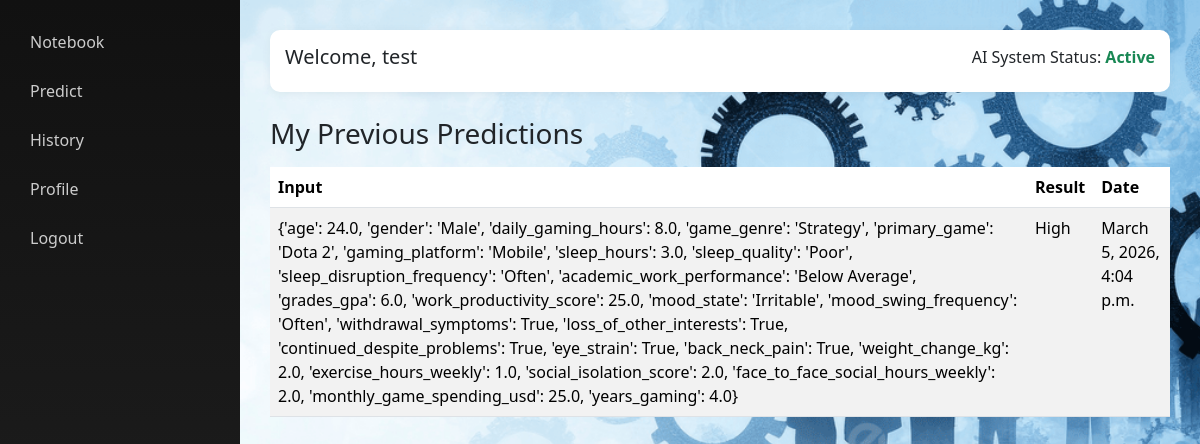
Page /my-predictions/ (signed in) on the committed database.
### dashboard/models.py (models this page shows, shortened)
class BasePrediction(models.Model):
    user = models.ForeignKey(User,on_delete=models.CASCADE,related_name="predictions")
    input_data = models.JSONField(null=True, blank=True)
    input_file = models.FileField(upload_to='inputs/', null=True, blank=True)
    predicted_class = models.CharField(max_length=255)
    confidence = models.FloatField(null=True, blank=True)
    created_at = models.DateTimeField(auto_now_add=True, db_index=True)
    class Meta:
        abstract = True
        ordering = ['-created_at']

class Prediction(BasePrediction):
    pass

### dashboard/views.py (the view)
# urls.py: path('my-predictions/', dash_views.my_predictions, name='my_predictions'),
@login_required
def my_predictions(request):
    predictions = Prediction.objects.filter(user=request.user)
    return render(request, 'dashboard/my_predictions.html', {'predictions': predictions})

### templates/dashboard/my_predictions.html
{% extends 'dashboard/base_dashboard.html' %}
{% block content %}
<h3>My Previous Predictions</h3>
<table class="table table-striped mt-3">
    <thead>
        <tr>
            <th>Input</th>
            <th>Result</th>
            <th>Date</th>
        </tr>
    </thead>
    <tbody>
    {% for p in predictions %}
        <tr>
            <td>
                {% if p.input_data %}
                    {{ p.input_data }}
                {% elif p.input_file %}
                    <a href="{{ p.input_file.url }}" target="_blank">View File</a>
                {% else %}
                    -
                {% endif %}
            </td>
            <td>{{ p.predicted_class }}</td>
            <td>{{ p.created_at }}</td>
        </tr>
    {% empty %}
        <tr>
            <td colspan="3" class="text-center">No predictions found</td>
        </tr>
    {% endfor %}
    </tbody>
</table>
{% endblock %}

### templates/dashboard/base_dashboard.html (shortened to what this page needs)
<!DOCTYPE html>
<html>
<head>
    <link href="https://cdn.jsdelivr.net/npm/bootstrap@5.3.2/dist/css/bootstrap.min.css" rel="stylesheet">
    <link rel="stylesheet" href="https://cdnjs.cloudflare.com/ajax/libs/font-awesome/6.5.0/css/all.min.css">
</head>
<body>
<div class="sidebar">
    <a href="{% url 'dashboard' %}">Notebook</a>
    <a href="{% url 'predict' %}">Predict</a>
    <a href="{% url 'history' %}">History</a>
    <a href="{% url 'profile' %}">Profile</a>
    <a href="{% url 'logout' %}">Logout</a>
</div>
<div class="main-content">
    <div class="topbar d-flex justify-content-between">
        <h5>Welcome, {{ request.user.username }}</h5>
        <span>AI System Status: <b class="text-success">Active</b></span>
    </div>
    {% block content %}{% endblock %}
</div>
</body>
</html>

### templates/dashboard/base_dashboard.html (style rules this page uses)
body { background: url("/static/images/bg.jpg") no-repeat center center fixed; background-size: cover; background-color: #f5f7fa; }
.sidebar { height: 100vh; background: linear-gradient(180deg, #111, #222); color: white; padding: 20px; position: fixed; width: 240px; }
.sidebar a { display: block; padding: 10px; color: #ccc; text-decoration: none; border-radius: 5px; margin-bottom: 5px; }
.main-content { margin-left: 240px; padding: 30px; }
.topbar { background: white; padding: 15px; border-radius: 10px; box-shadow: 0px 2px 10px rgba(0,0,0,0.05); margin-bottom: 25px; }

### rows in the picture
Prediction: input_data "{'age': 24.0, 'gender': 'Male', 'daily_gaming_hours': 8.0, 'game_genre': 'Strategy', 'primary_game': 'Dota 2', 'gaming_platform': 'Mobile', 'sleep_hours': 3.0, 'sleep_quality': 'Poor', 'sleep_disruption_frequency': 'Often', 'academic_work_performance': 'Below Average', 'grades_gpa': 6.0, 'work_productivity_score': 25.0, 'mood_state': 'Irritable', 'mood_swing_frequency': 'Often', 'withdrawal_symptoms': True, 'loss_of_other_interests': True, 'continued_despite_problems': True, 'eye_strain': True, 'back_neck_pain': True, 'weight_change_kg': 2.0, 'exercise_hours_weekly': 1.0, 'social_isolation_score': 2.0, 'face_to_face_social_hours_weekly': 2.0, 'monthly_game_spending_usd': 25.0,…", predicted_class "High", created_at "March 5, 2026, 4:04 p.m."

### other values in the picture
{{ request.user.username }} "test"
